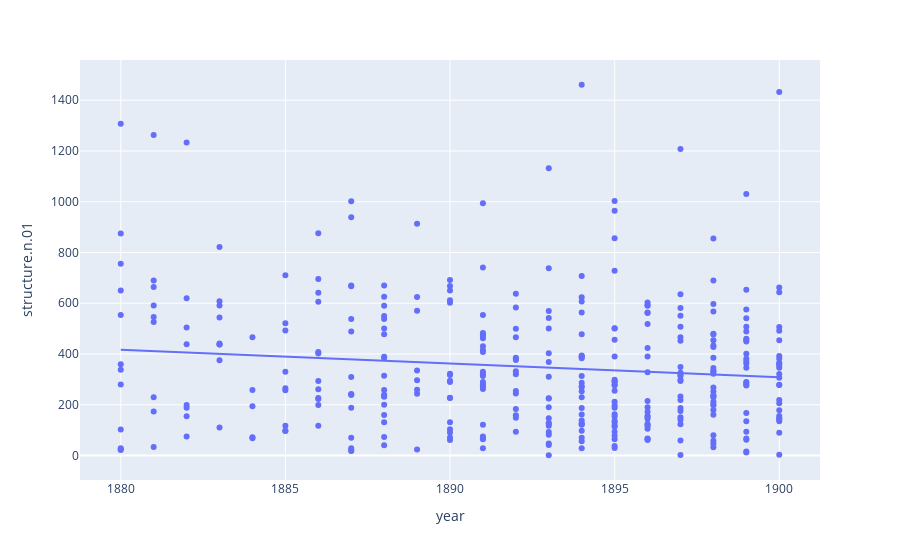

Notebook code cell kept with this figure:
### Code cell
px.scatter(df, x='year', y='structure.n.01', trendline='ols')

### Figure 1 — Plotly figure (JSON) as saved in the notebook; plotly's stock layout.template omitted (floating-point values rounded to 4 significant figures; data arrays with more than 128 entries replaced by an {"elided": "..."} marker saying what was removed)
{"data": [{"hovertemplate": "year=%{x}<br>structure.n.01=%{y}<extra></extra>", "legendgroup": "", "marker": {"color": "#636efa", "symbol": "circle"}, "mode": "markers", "name": "", "orientation": "v", "showlegend": false, "type": "scatter", "x": {"elided": "357 int values"}, "xaxis": "x", "y": {"elided": "357 int values"}, "yaxis": "y"}, {"hovertemplate": "<b>OLS trendline</b><br>structure.n.01 = -5.43471 * year + 10634.4<br>R<sup>2</sup>=0.014481<br><br>year=%{x}<br>structure.n.01=%{y} <b>(trend)</b><extra></extra>", "legendgroup": "", "marker": {"color": "#636efa", "symbol": "circle"}, "mode": "lines", "name": "", "showlegend": false, "type": "scatter", "x": {"elided": "356 int values"}, "xaxis": "x", "y": {"elided": "356 float values"}, "yaxis": "y"}], "layout": {"autosize": true, "legend": {"tracegroupgap": 0}, "margin": {"t": 60}, "xaxis": {"anchor": "y", "autorange": true, "domain": [0, 1], "range": [1879.0, 1901.0], "title": {"text": "year"}, "type": "linear"}, "yaxis": {"anchor": "x", "autorange": true, "domain": [0, 1], "range": [-112.0, 1574.0], "title": {"text": "structure.n.01"}, "type": "linear"}}}
